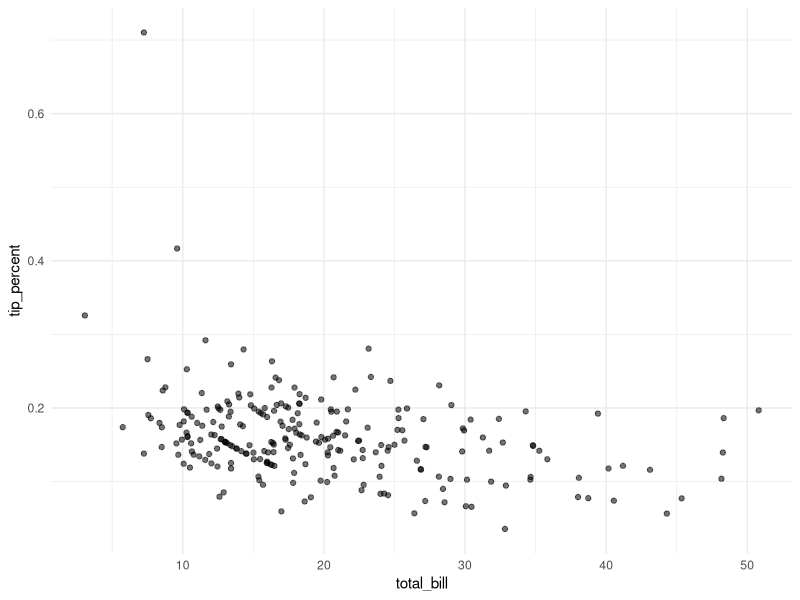
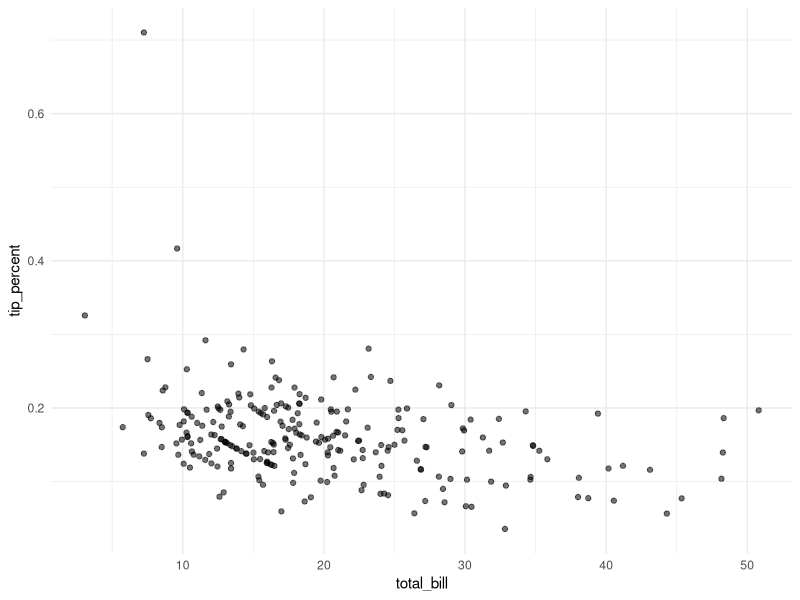

Generate these figures, in order, with R:
## ---- chunk 1
knitr::opts_chunk$set(echo = TRUE, warning = F, message = F, comment = "", eval = T)
## ---- chunk 2
## Load packages
library(reshape2)
library(tidyverse)
## ---- chunk 3
## add a new column with tip_percent
tips <- tips %>% 
  mutate(tip_percent = tip/total_bill)

as_tibble(tips)
## ---- chunk 4
ggplot(tips, aes(x = total_bill,
                 y = tip_percent,
                 alpha = 0.5))+
  geom_point()+
  theme_minimal()+
  guides(alpha = FALSE)
## ---- chunk 5
plot_points_tidyeval_01 <- function(x, y, alpha){
  
  x_var <- enquo(x)
  y_var <- enquo(y)
  
  ggplot(tips, aes(x = !!x_var, y = !!y_var, alpha = alpha))+
    geom_point()+
    theme_minimal()+
    guides(alpha = FALSE)
}

## pass column names unquoted 
plot_points_tidyeval_01(x = total_bill, y = tip_percent, alpha = 0.5)
